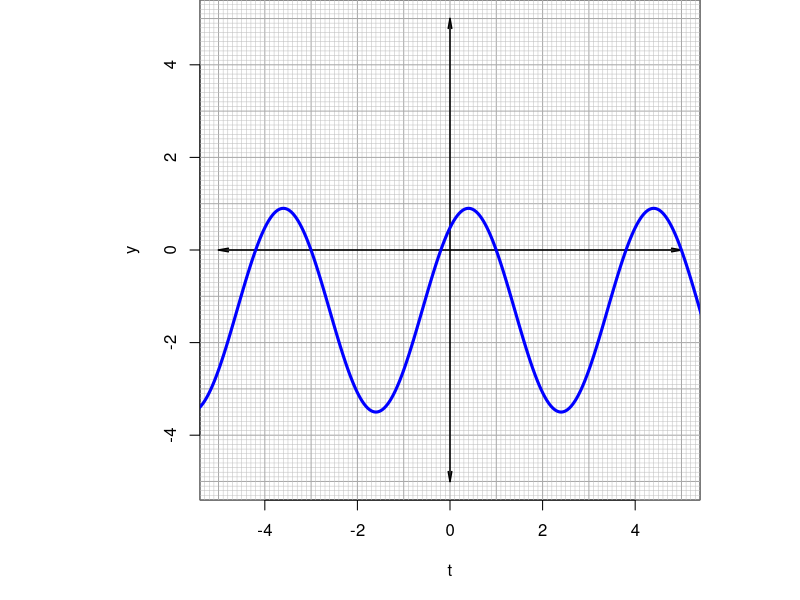
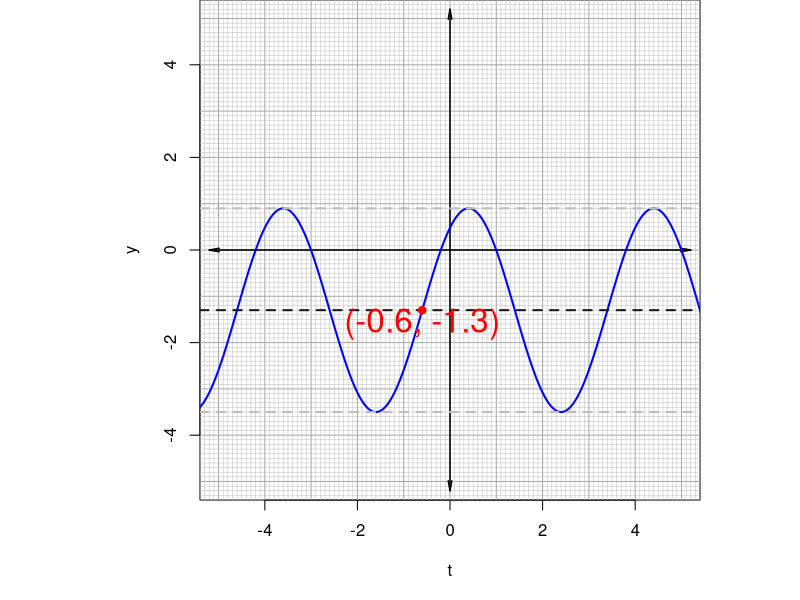

Reproduce these figures in R, in order.
## ---- chunk 1
A = round(runif(1,0.7,4),1)
P = round(runif(1,2,5)/4,1)*4
B = 2*pi/P
D = round(runif(1,0.1,4.9-A),1)*sample(c(-1,1),1)
h = round(runif(1,0.1,P-0.1),1)
C = h*B
## ---- chunk 2
par(mar=c(5,5,0,0),pty="s")
plot(0,0,type="n",xlim=c(-5,5),ylim=c(-5,5),xlab="t",ylab="y")

for(i in seq(-6,6,0.1)){
  if(i%%1==0){
    abline(h=i,col="darkgrey",lwd=1)
    abline(v=i,col="darkgrey",lwd=1)
  } else {
    abline(h=i,col="grey",lwd=0.5)
    abline(v=i,col="grey",lwd=0.5)
  }
}

arrows(0,-5,0,5,length=0.1,angle=10,code=3,lwd=1.5)
arrows(-5,0,5,0,length=0.1,angle=10,code=3,lwd=1.5)

t = seq(-6,6,0.01)
lines(t,A*sin(B*t+C)+D,lwd=3,col="blue")
## ---- chunk 3
par(mar=c(5,5,0,0),pty="s")
plot(0,0,type="n",xlim=c(-5,5),ylim=c(-5,5),xlab="t",ylab="y")

for(i in seq(-6,6,0.1)){
  if(i%%1==0){
    abline(h=i,col="darkgrey",lwd=1)
    abline(v=i,col="darkgrey",lwd=1)
  } else {
    abline(h=i,col="grey",lwd=0.5)
    abline(v=i,col="grey",lwd=0.5)
  }
}

arrows(0,-5.2,0,5.2,length=0.1,angle=10,code=3,lwd=1.5)
arrows(-5.2,0,5.2,0,length=0.1,angle=10,code=3,lwd=1.5)

t = seq(-6,6,0.01)
lines(t,A*sin(B*t+C)+D,lwd=2,col="blue")

abline(h=A+D,col="grey",lwd=2,lty=2)
abline(h=-A+D,col="grey",lwd=2,lty=2)

abline(h=D,col=rgb(0.1,0.1,0.1),lwd=2,lty=2)

points(-h,D,pch=19,col="red")
text(-h,D+0.3*sign(D),paste0("(",-h,", ",D,")"),cex=2,col="red")
